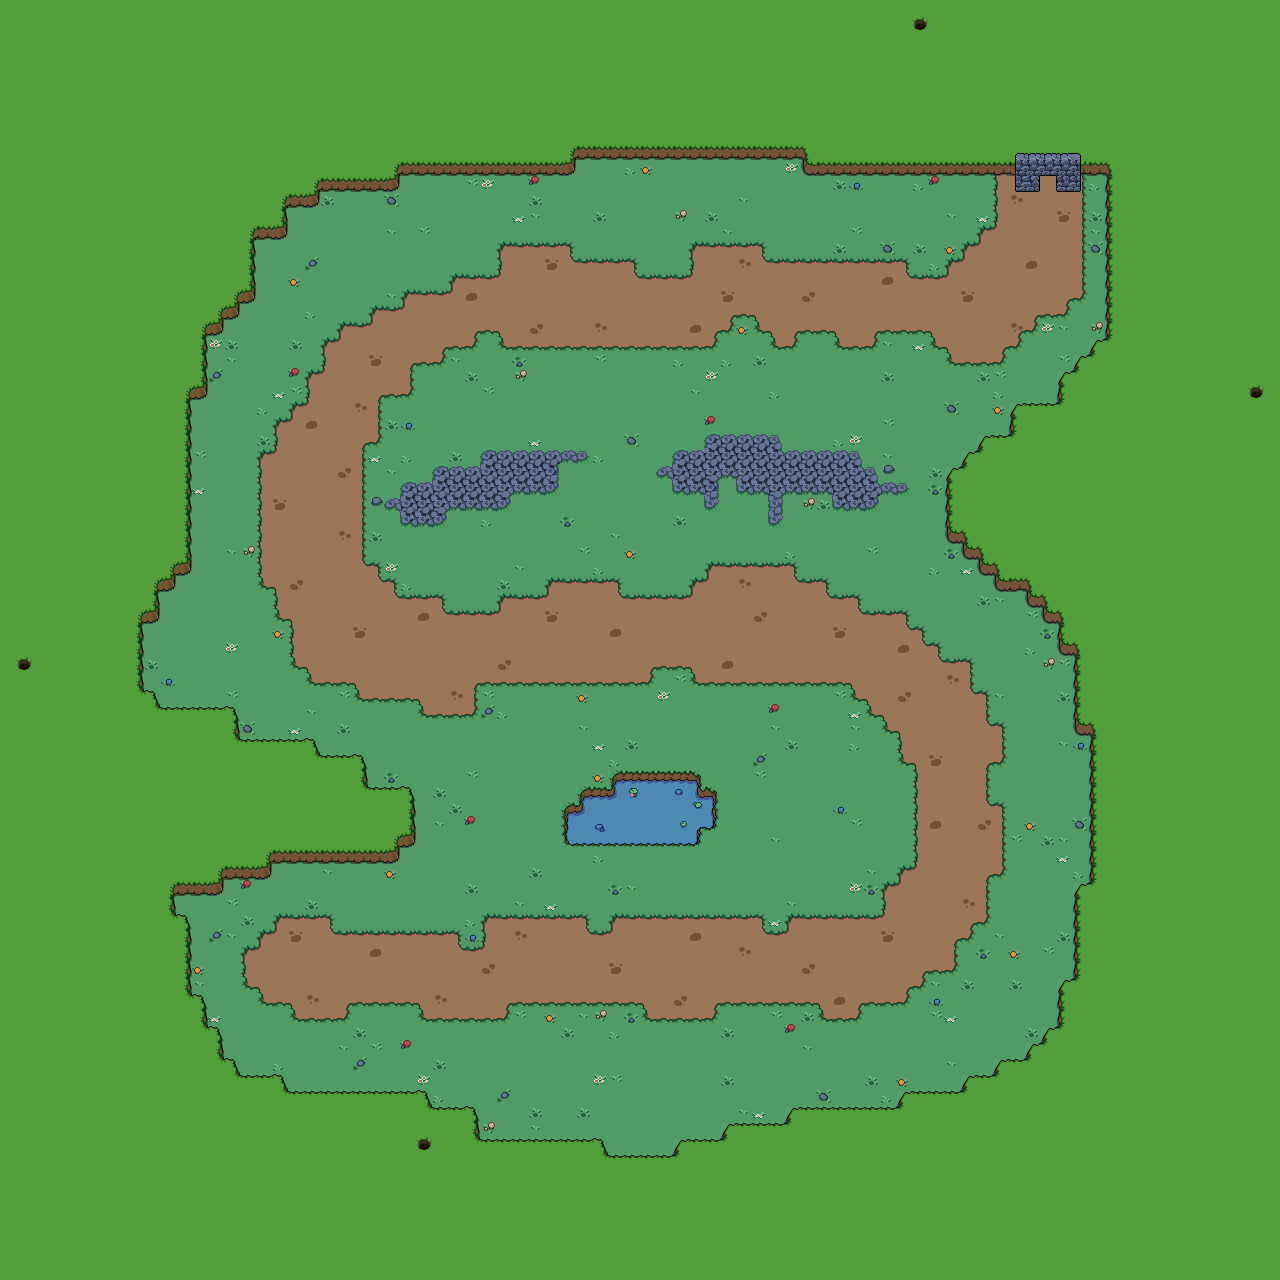

A 2D game scene composited from a Tiled map and its tileset images. What follows is a short description and the map's XML, with each tile layer's data collapsed to a summary:
An orthogonal 80x80 tile map with 16x16 px tiles, 6 tile layers (Floor, Border, Stone border, Water, ...), 6 hidden layers not drawn, 9 tilesets.

<map version="1.10" tiledversion="1.10.2" orientation="orthogonal" renderorder="right-down" width="80" height="80" tilewidth="16" tileheight="16" infinite="0" nextlayerid="15" nextobjectid="1">
 <editorsettings>
  <export target="../../map/map.csv" format="csv" />
 </editorsettings>
 <tileset firstgid="1" source="grass.tsx" />
 <tileset firstgid="2" source="plains.tsx" />
 <tileset firstgid="74" source="water1.tsx" />
 <tileset firstgid="98" source="objects.tsx" />
 <tileset firstgid="306" source="water_decorations.tsx" />
 <tileset firstgid="318" source="decor_16x16.tsx" />
 <tileset firstgid="338" source="wooden_door_b.tsx" />
 <tileset firstgid="340" source="walls.tsx" />
 <tileset firstgid="404" source="entities.tsx" />
 <layer id="1" name="Floor" width="80" height="80">
  <data>[6400 cells, 3372 non-empty, 14 distinct tile ids]</data>
 </layer>
 <layer id="2" name="Border" width="80" height="80">
  <data>[6400 cells, 3427 non-empty, 13 distinct tile ids]</data>
 </layer>
 <layer id="4" name="Stone border" width="80" height="80">
  <data>[6400 cells, 87 non-empty, 17 distinct tile ids]</data>
 </layer>
 <layer id="5" name="Water" width="80" height="80">
  <data>[6400 cells, 44 non-empty, 12 distinct tile ids]</data>
 </layer>
 <layer id="6" name="Trees" width="80" height="80" visible="0">
  <data>[6400 cells, 2028 non-empty, 36 distinct tile ids]</data>
 </layer>
 <layer id="7" name="Logs" width="80" height="80" visible="0">
  <data>[6400 cells, 176 non-empty, 15 distinct tile ids]</data>
 </layer>
 <layer id="8" name="Shrubs" width="80" height="80" visible="0">
  <data>[6400 cells, 287 non-empty, 12 distinct tile ids]</data>
 </layer>
 <layer id="9" name="Decor" width="80" height="80">
  <data>[6400 cells, 304 non-empty, 24 distinct tile ids]</data>
 </layer>
 <layer id="13" name="Objects" width="80" height="80" visible="0">
  <data>[6400 cells, 38 non-empty, 11 distinct tile ids]</data>
 </layer>
 <layer id="10" name="Boss door frame" width="80" height="80">
  <data>[6400 cells, 14 non-empty, 11 distinct tile ids]</data>
 </layer>
 <layer id="14" name="Boss door" width="80" height="80" visible="0">
  <data>[6400 cells, 1 non-empty, 1 distinct tile ids]</data>
 </layer>
 <layer id="12" name="Entities" width="80" height="80" visible="0">
  <data>[6400 cells, 23 non-empty, 4 distinct tile ids]</data>
 </layer>
</map>
